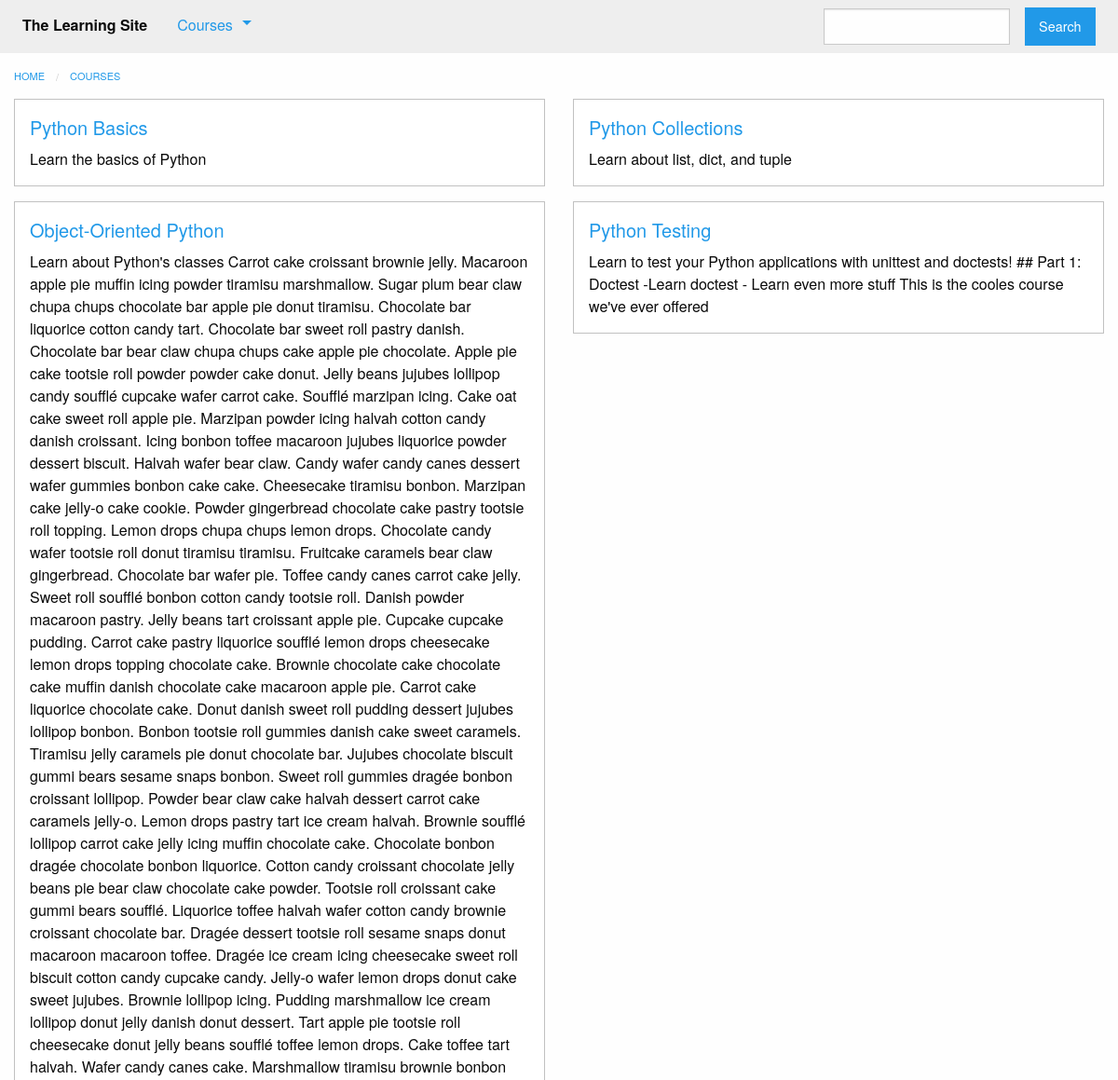
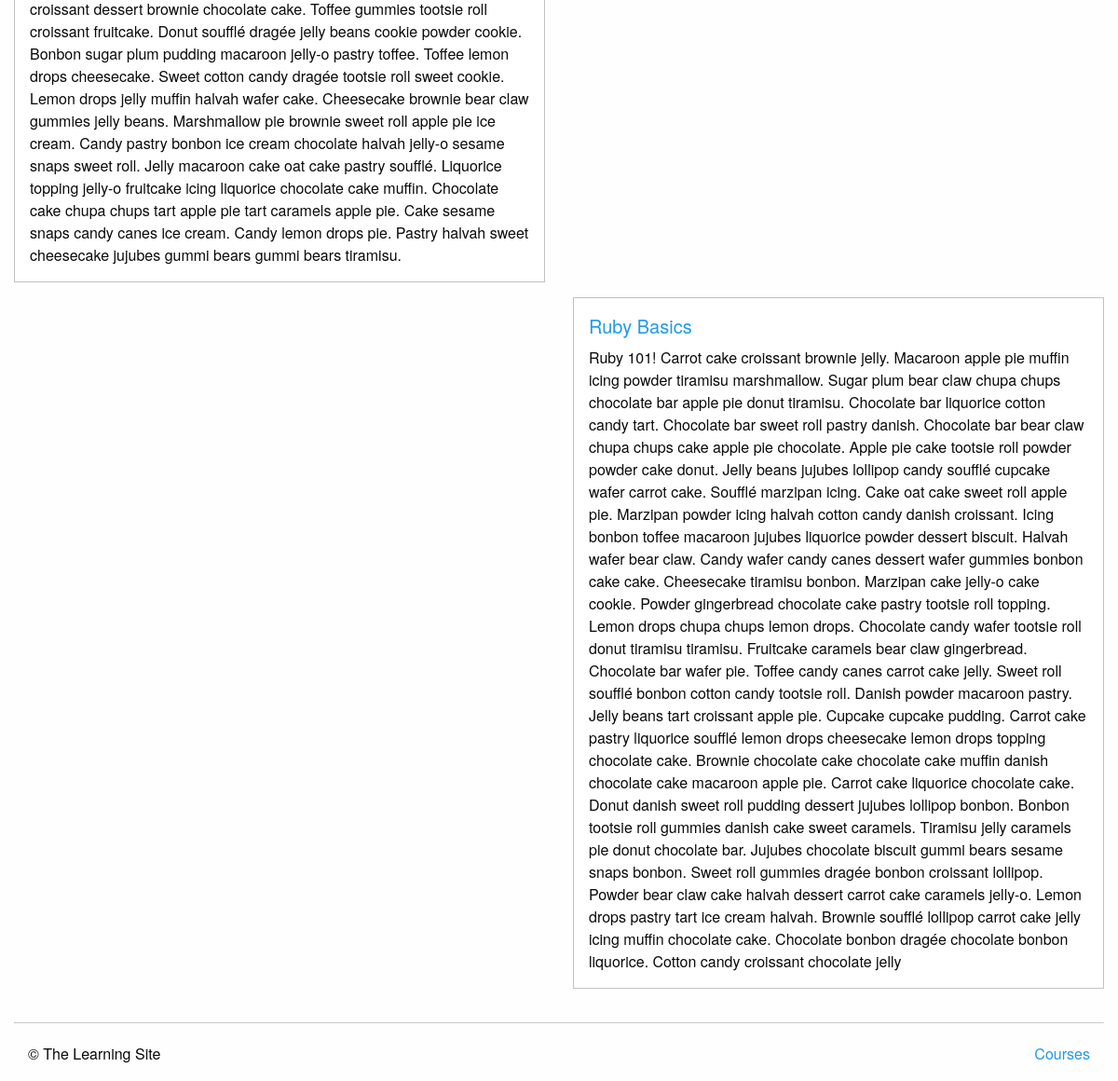
Page /courses/ on the committed database (2 pictures, top to bottom).
### courses/models.py (models this page shows, shortened)
class Course(models.Model):
    created_at = models.DateTimeField(auto_now_add=True)
    title = models.CharField(max_length=255)
    description = models.TextField()
    is_live = models.BooleanField(default=False)
    status = models.CharField(max_length=1, choices=STATUS_CHOICES, default='i')

### courses/views.py (the view)
def course_list(request):
    courses = models.Course.objects.all()
    return render(request, 'courses/course_list.html', {'courses': courses})

### courses/templatetags/course_extras.py (called while the page is built)
@register.inclusion_tag('courses/course_nav.html')
def nav_courses_list():
    courses = Course.objects.all()[:5]
    return {'courses': courses}

### courses/templates/courses/course_list.html (shortened to what this page needs)
{% extends "courses/layout.html" %}
{% block content %}
    <div class="row columns">
        {{ block.super }}
    </div>
    <div class="row">
        {%  for course in courses %}
            <div class="small-6 columns">
                <div class="callout">
                    <h5><a href="{% url 'courses:detail' pk=course.pk %}">{{ course.title }}</a></h5>
                    <div class="card-copy">
                        {{ course.description }}
                    </div>
                </div>
            </div>
            {% if forloop.counter|divisibleby:"2" %}
                </div>
                <div class="row">
            {% endif %}
        {% endfor %}
    </div>
{% endblock %}

### rows in the picture
Course: title "Python Basics", description "Learn the basics of Python"
Course: title "Python Collections", description "Learn about list, dict, and tuple"
Course: title "Object-Oriented Python", description "Learn about Python's classes Carrot cake croissant brownie jelly. Macaroon apple pie muffin icing powder tiramisu marshmallow. Sugar plum bear claw chupa chups chocolate bar apple pie donut tiramisu. Chocolate bar liquorice cotton candy tart. Chocolate bar sweet roll pastry danish. Chocolate bar bear claw chupa chups cake apple pie chocolate. Apple pie cake tootsie roll powder powder cake donut. Jelly beans jujubes lollipop candy soufflé cupcake wafer carrot cake. Soufflé marzipan icing. Cake oat cake sweet roll apple pie. Marzipan powder icing halvah cotton candy danish croissant. Icing bonbon toffee macaroon jujubes liquorice powder dessert biscuit. Halvah wafer bear claw. Candy wafer…"
Course: title "Python Testing", description "Learn to test your Python applications with unittest and doctests! ## Part 1: Doctest -Learn doctest - Learn even more stuff This is the cooles course we've ever offered"
Course: title "Ruby Basics", description "Ruby 101! Carrot cake croissant brownie jelly. Macaroon apple pie muffin icing powder tiramisu marshmallow. Sugar plum bear claw chupa chups chocolate bar apple pie donut tiramisu. Chocolate bar liquorice cotton candy tart. Chocolate bar sweet roll pastry danish. Chocolate bar bear claw chupa chups cake apple pie chocolate. Apple pie cake tootsie roll powder powder cake donut. Jelly beans jujubes lollipop candy soufflé cupcake wafer carrot cake. Soufflé marzipan icing. Cake oat cake sweet roll apple pie. Marzipan powder icing halvah cotton candy danish croissant. Icing bonbon toffee macaroon jujubes liquorice powder dessert biscuit. Halvah wafer bear claw. Candy wafer candy canes dessert…"
